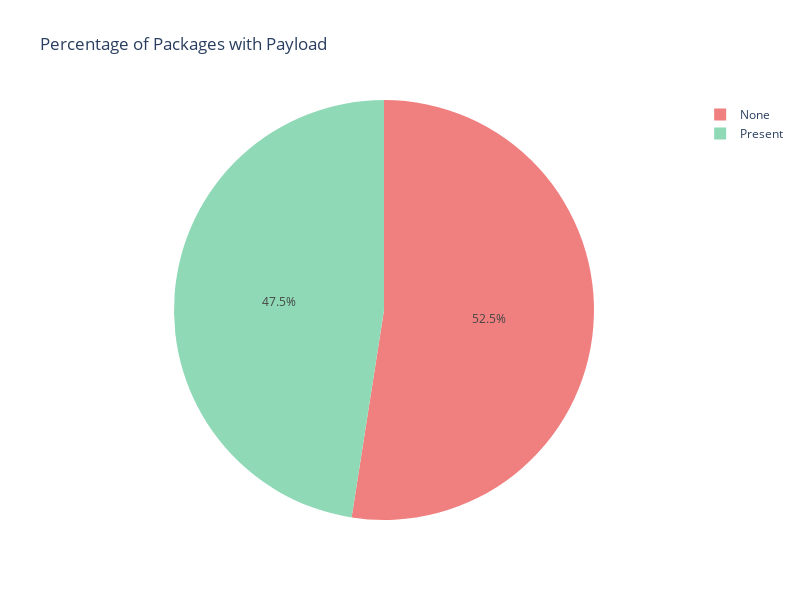

Notebook code cell kept with this figure:
### Markdown cell above
When inspacting the cleaned dataset, we immediately noticed that many of the payloads were missing. This suggested that the packets, although received on LoRa frequencies, were not actual LoRa transmissions. These so-called "garbage packets", as shown in the graph below, account for a significant portion of the dataset, reaching up to $52\%$ of the messages collected in our case.

### Code cell
# Counting number of payloads
payload_counts = df_uplink_cleaned['FRMPayload'].apply(lambda x: 'Present' if pd.notnull(x) else 'None').value_counts().reset_index()
payload_counts.columns = ['PayloadStatus', 'Count']

color_map = {'Present': '#8fd9b6', 'None': '#f08080'}
palette = [color_map[status] for status in payload_counts['PayloadStatus']]

# Plotting pie graph
fig = px.pie(
    payload_counts,
    values='Count',
    names='PayloadStatus',
    title='Percentage of Packages with Payload',
    color_discrete_sequence=palette
)

fig.update_layout(width=800, height=600)
fig.show()

### Figure 1 — Plotly figure (JSON) as saved in the notebook; plotly's stock layout.template omitted (floating-point values rounded to 4 significant figures)
{"data": [{"domain": {"x": [0, 1], "y": [0, 1]}, "hovertemplate": "PayloadStatus=%{label}<br>Count=%{value}<extra></extra>", "labels": ["None", "Present"], "legendgroup": "", "name": "", "showlegend": true, "type": "pie", "values": [3093266, 2802716]}], "layout": {"height": 600, "legend": {"tracegroupgap": 0}, "piecolorway": ["#f08080", "#8fd9b6"], "title": {"text": "Percentage of Packages with Payload"}, "width": 800}}
